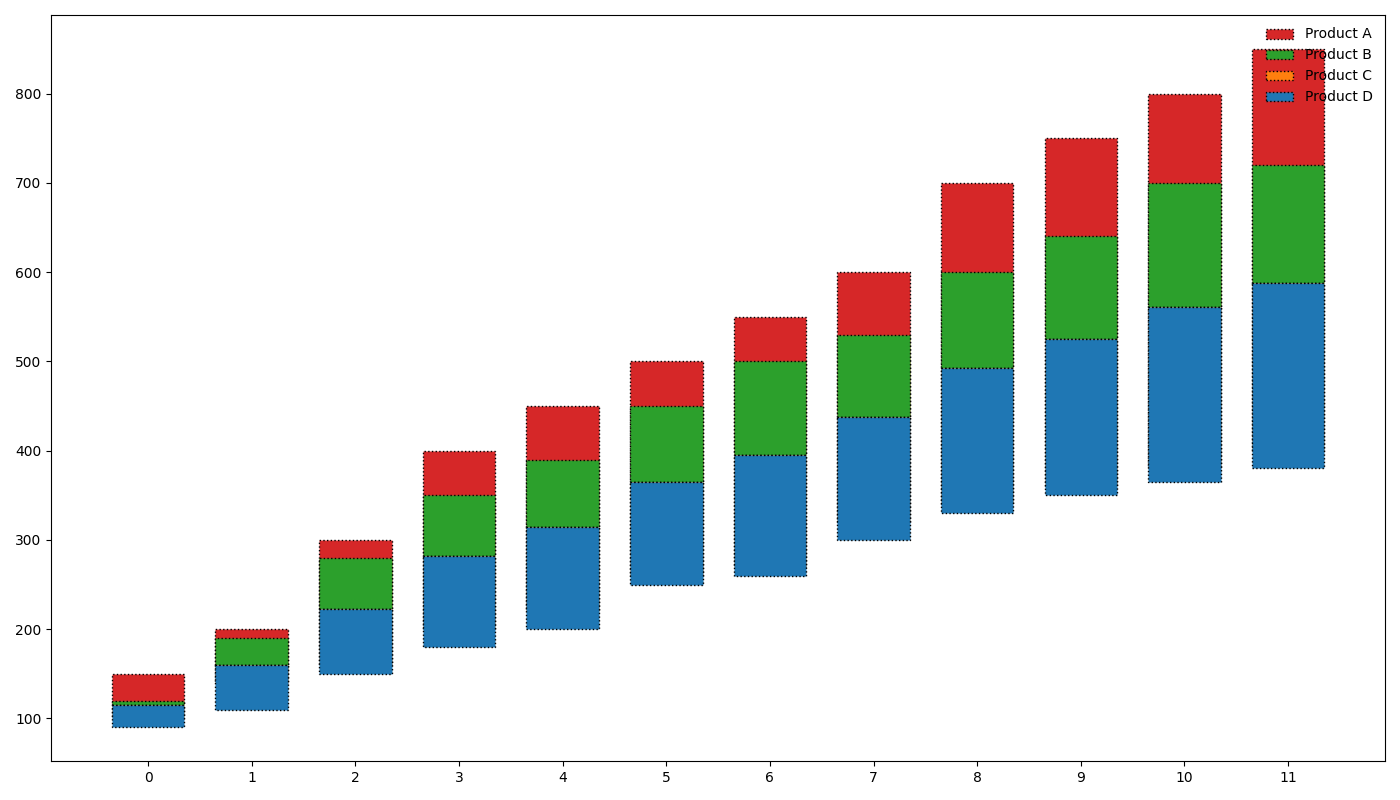

Here is the Python script that generated this plot:
import matplotlib.pyplot as plt
import numpy as np

products = ['Product A', 'Product B', 'Product C', 'Product D']
months = ['Jan', 'Feb', 'Mar', 'Apr', 'May', 'Jun', 'Jul', 'Aug', 'Sep', 'Oct', 'Nov', 'Dec']

product_sales = np.array([
    [150, 200, 300, 400, 450, 500, 550, 600, 700, 750, 800, 850],
    [120, 190, 280, 350, 390, 450, 500, 530, 600, 640, 700, 720],
    [100, 140, 160, 200, 220, 260, 270, 320, 340, 360, 380, 400],
    [90, 110, 150, 180, 200, 250, 260, 300, 330, 350, 365, 380]
])

fig, ax = plt.subplots(figsize=(14, 8))
bar_width = 0.7
index = np.arange(len(months))
base_sales = product_sales.mean(axis=0)

new_colors = ['#d62728', '#2ca02c', '#ff7f0e', '#1f77b4']  # Changed colors

for i, product in enumerate(products):
    ax.bar(index, product_sales[i] - base_sales, bar_width, bottom=base_sales, 
           color=new_colors[i], linestyle='dotted', edgecolor='black')  # Added linestyle and edge color

ax.set_xticks(index)

ax.yaxis.grid(False)  # Removed grid line configuration
ax.legend(products, loc='upper right', frameon=False)  # Added legend with no frame
plt.tight_layout()
plt.show()
